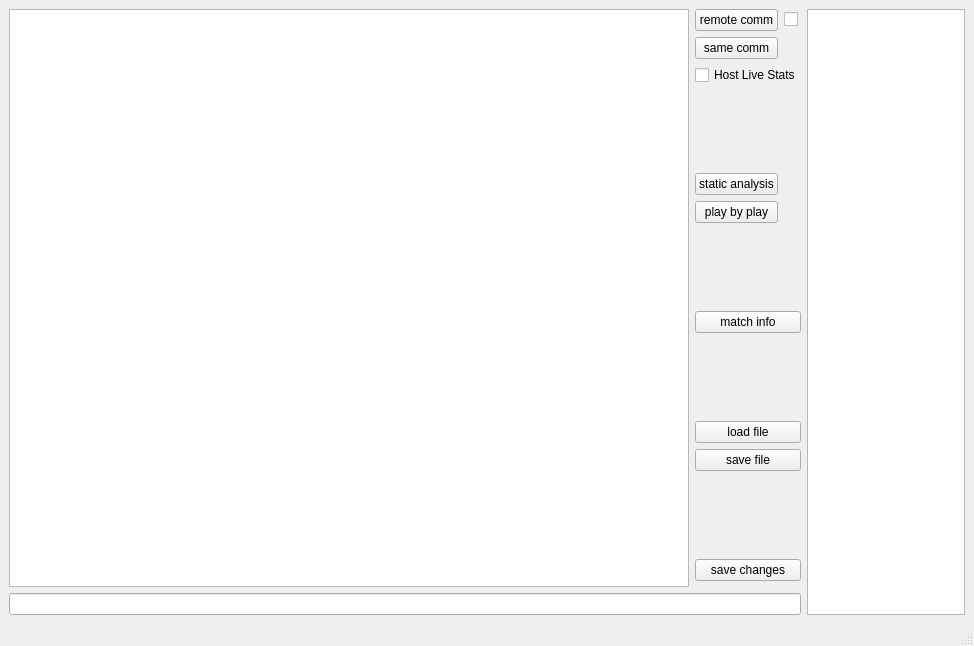
<?xml version="1.0" encoding="UTF-8"?>
<ui version="4.0">
 <class>TVRScouting</class>
 <widget class="QMainWindow" name="TVRScouting">
  <property name="geometry">
   <rect>
    <x>0</x>
    <y>0</y>
    <width>974</width>
    <height>646</height>
   </rect>
  </property>
  <property name="windowTitle">
   <string>TVRScouting</string>
  </property>
  <property name="windowIcon">
   <iconset theme="/home/tobiasw/Pictures/varia/gravatar.jpeg">
    <normaloff>.</normaloff>.</iconset>
  </property>
  <widget class="QWidget" name="centralwidget">
   <layout class="QGridLayout" name="gridLayout_9" columnstretch="5,1">
    <item row="0" column="0">
     <layout class="QGridLayout" name="gridLayout_7">
      <item row="3" column="1" colspan="2">
       <widget class="QCheckBox" name="livehost">
        <property name="text">
         <string>Host Live Stats</string>
        </property>
       </widget>
      </item>
      <item row="1" column="1">
       <widget class="QPushButton" name="remote_stats">
        <property name="text">
         <string>remote comm</string>
        </property>
       </widget>
      </item>
      <item row="8" column="1" colspan="2">
       <widget class="QPushButton" name="matchInfo">
        <property name="text">
         <string>match info</string>
        </property>
       </widget>
      </item>
      <item row="12" column="1">
       <spacer name="verticalSpacer">
        <property name="orientation">
         <enum>Qt::Vertical</enum>
        </property>
        <property name="sizeHint" stdset="0">
         <size>
          <width>20</width>
          <height>40</height>
         </size>
        </property>
       </spacer>
      </item>
      <item row="16" column="0" colspan="3">
       <widget class="QLineEdit" name="lineEdit"/>
      </item>
      <item row="2" column="1">
       <widget class="QPushButton" name="pushButton">
        <property name="text">
         <string>same comm</string>
        </property>
       </widget>
      </item>
      <item row="13" column="1" colspan="2">
       <widget class="QPushButton" name="pushButton_2">
        <property name="text">
         <string>save changes</string>
        </property>
       </widget>
      </item>
      <item row="11" column="1" colspan="2">
       <widget class="QPushButton" name="saveFile">
        <property name="text">
         <string>save file</string>
        </property>
       </widget>
      </item>
      <item row="1" column="0" rowspan="14">
       <widget class="QTextEdit" name="textEdit"/>
      </item>
      <item row="1" column="2">
       <widget class="QCheckBox" name="remote_on">
        <property name="enabled">
         <bool>true</bool>
        </property>
        <property name="text">
         <string/>
        </property>
       </widget>
      </item>
      <item row="4" column="1">
       <spacer name="verticalSpacer_2">
        <property name="orientation">
         <enum>Qt::Vertical</enum>
        </property>
        <property name="sizeHint" stdset="0">
         <size>
          <width>20</width>
          <height>40</height>
         </size>
        </property>
       </spacer>
      </item>
      <item row="7" column="1">
       <spacer name="verticalSpacer_3">
        <property name="orientation">
         <enum>Qt::Vertical</enum>
        </property>
        <property name="sizeHint" stdset="0">
         <size>
          <width>20</width>
          <height>40</height>
         </size>
        </property>
       </spacer>
      </item>
      <item row="9" column="1">
       <spacer name="verticalSpacer_4">
        <property name="orientation">
         <enum>Qt::Vertical</enum>
        </property>
        <property name="sizeHint" stdset="0">
         <size>
          <width>20</width>
          <height>40</height>
         </size>
        </property>
       </spacer>
      </item>
      <item row="10" column="1" colspan="2">
       <widget class="QPushButton" name="loadFile">
        <property name="text">
         <string>load file</string>
        </property>
       </widget>
      </item>
      <item row="6" column="1">
       <widget class="QPushButton" name="playbyplay">
        <property name="text">
         <string>play by play</string>
        </property>
       </widget>
      </item>
      <item row="5" column="1">
       <widget class="QPushButton" name="pushButton_3">
        <property name="text">
         <string>static analysis</string>
        </property>
       </widget>
      </item>
     </layout>
    </item>
    <item row="0" column="1">
     <layout class="QGridLayout" name="gridLayout_5">
      <item row="0" column="0">
       <widget class="QTableWidget" name="action_view">
        <property name="alternatingRowColors">
         <bool>true</bool>
        </property>
       </widget>
      </item>
     </layout>
    </item>
   </layout>
  </widget>
  <widget class="QMenuBar" name="menubar">
   <property name="geometry">
    <rect>
     <x>0</x>
     <y>0</y>
     <width>974</width>
     <height>22</height>
    </rect>
   </property>
  </widget>
  <widget class="QStatusBar" name="statusbar"/>
 </widget>
 <resources/>
 <connections/>
</ui>
